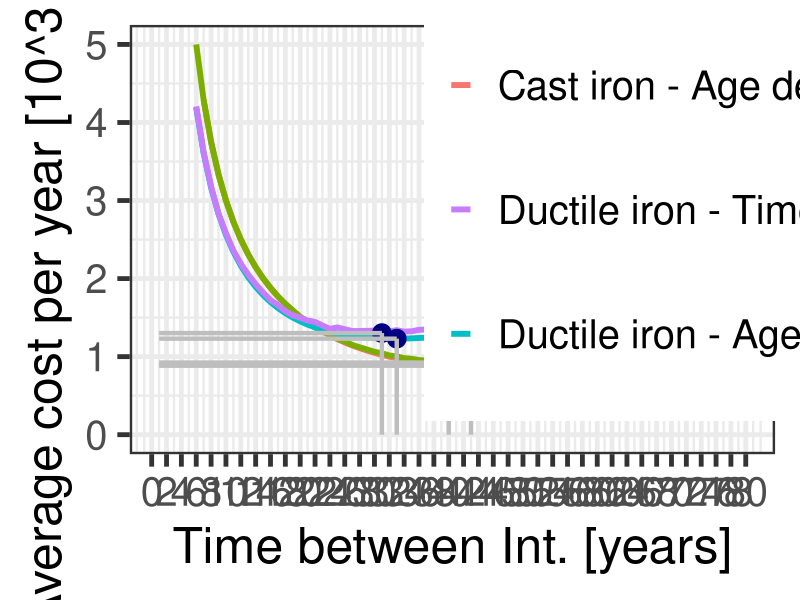

The R script that drew this image:
# *-----------------------------------------------------------------
# | PROBLEM NUMBER: 3.3a
# | PROBLEM NAME: Pipe Intervention
# | UPDATE: AE     
# | DESCRIPTION: Calculates and plots cost as a function of time 
# |              between interventions. Allows a determination of 
# |              optimal time to perform intervention. Uses Weibull
# |              distribution to calculate probability of failure.
# |              A comparison between an age-dependent model and 
# |              a time-dependent model is made.
# | 
# | KEYWORDS: Weibull, failure, optimization, cost, age-dependent, 
# |           time-dependent, pipes
# *-----------------------------------------------------------------

### ------------------DATA AND PACKAGE IMPORT-----------------
rm(list=ls())     # clear the memory and items in R console
library(ggplot2)
library(tidyr)
### ------------------VARIABLE DEFINITION---------------------

# lambda is the scale-parameter of the Weibull distribution
# beta is the shape-parameter of the Weibull distribution
# C.CI is the Cost of Corrective Intervention (CI) of a pipe
# C.PI is the Cost of Preventive Intervention (PI) of a pipe

# Furthermore, the index .d is given to variables relating to ductile 
# pipe and .c to cast iron, for example C.CI.d

### ---------------VARIABLE INPUT-------------------

#Cast iron pipe
lambda.c = 0.0147 
beta.c = 4.8107 
C.CI.c = 100 
C.PI.c = 30

#Ductile iron pipe
lambda.d = 0.0178
beta.d = 2.7715
C.CI.d = 90
C.PI.d = 25

### ---------------PROGRAM OUTPUT-------------------

## We now define the outputs of our program. Mean cost per time unit
## is marked with eta. The time period that minimises eta is the 
## optimal time T we seek, i.e. how much time should pass between 
## PIs so costs are optimised.

# Let us begin with defining matrices of size T.max that help us 
# find the solution. T.max is the maximum time period T we will 
# observe, and plot for, in this program.

# Furthermore, the index .t is given to time-dependent model, .a for 
# age-dependent model, for example eta.c.t


# General and miscellaneous definitions
# maximum investigated time between PI, defines matrix size and x-axis
T.max = 80  
# upper limit of y-axis on plots
unit = 5
# number of simulations for m(T)
N = 10000   

# Define empty matrices and function for time- and age-dependent models
# cumulative Weibull distrib. of prob. of failure
F <- matrix(nrow=T.max)
# S is survival probability, 1-F
S <- matrix(nrow=T.max) 
# m is matrix collecting mean number of failure m(T)
m <- matrix(nrow=T.max) 
# E is the matrix of expected mean time to failure
E <- matrix(nrow=T.max) 

#f is failure density function
f     = function(t,a,b){(a^b)*b*(t^(b-1))*exp(-((a*t)^b))} 
#f.int is f(x)*x used for integral
f.int = function(t,a,b){(a^b)*b*(t^b)*exp(-((a*t)^b))} 


# We lastly define Cost per unit time (CPUT) that will then be 
# graphed against T
# eta.c.t is CPUT for cast iron in time-dep. model
eta.c.t <-matrix(nrow=T.max) 
# eta.c.a is CPUT for cast iron in age-dep. model
eta.c.a <-matrix(nrow=T.max) 
# eta.d.t is CPUT for ductile iron in time-dep. model
eta.d.t <-matrix(nrow=T.max) 
# eta.d.a is CPUT for ductile iron in age-dep. model
eta.d.a <-matrix(nrow=T.max) 


### ------------------CALCULATIONS-------------------
## MATERIAL 1: Cast Iron Pipe
cat('RESULTS FOR CAST IRON PIPE \n')

# Let us calculate the amount of time an object fails in the observed 
# time period T. The number of failures is described with m(T), where T 
# is time between PIs. First we use iteration process described on 
# Figure 9 to find m.n(T). In the process, the random variable g 
# is used to determine the time length in years from time point t=0 
# to which the object (pipe) fails. This time is represented using Tn. 
# If this time is less than the time period T, the loop reiterates to 
# see if the next failure also occurs before time T. If the next Tn 
# brings the sum of all Tn to a value that exceeds time T, the loop 
# stops. The amount of failure iterations are counted using i. Once 
# the loop is exited, one is subtracted from i to count for the last 
# failure, which occurred after the time T had elapsed.

input <- matrix(data=rep(1:T.max,each=N), ncol=N, byrow=T.max)
m.calc <- function(T){
  i <- 0
  sumTn <- 0 # Sum of all failure durations, essentially sumTn=t .
  # We start at t=0
  while (sumTn<T){
    i <- i+1 # Here we count every iteration
    g <- runif(1,0,1) 
    #time to failure, T.n,i on Figure
    Tn <- ((-log(g))^(1/beta.c))*(1/lambda.c) 
    # total time elapsed after adding the generated failure time
    sumTn <- sumTn + Tn 
  }
  # Corrects that there is one less failure, than no. of iterations
  i <- i-1 
  return (i)
}

# The values for all N iterations for every T is inserted in a matrix
m.table <- apply(input,c(1,2),m.calc) #refers to m.n(T)

# Now find the average of all N results for all different values of T
# to find their respective m(T).

m.average <- apply(m.table,1,mean) # m(T)

for (T in 1: T.max){
  F[T] <- 1-exp(-((lambda.c)*T)^beta.c) 
  S[T] <- 1-F[T] # Calculated for readability of age-dep. equation.
  m[T] <- m.average[T]
  E[T] <- integrate(f.int,0,T,a=lambda.c,b=beta.c)$val
  eta.c.t[T] <- (C.PI.c+(m[T]*C.CI.c))/T 
  eta.c.a[T] <- (C.PI.c+((F[T]/S[T])*C.CI.c))/(T+(E[T]/S[T])) 
}

cat('Results of time-dependent model \n')
cat('T= \n')
print(which.min(eta.c.t))
cat('eta= \n')
print(min(eta.c.t))

cat('Results of age-dependent model \n')
cat('T= \n')
print(which.min(eta.c.a))
cat('eta= \n')
print(min(eta.c.a))

# Let us verify that the strategy of doing a PI on object every 
# T years is more cost effective than letting the object run down and
# replacing it every time it fails. For this to be true we observe 
# if the Efficiency, Q > 1. 

# We first calculate the converging value of eta, and pick 
# a large number such as 1500

eta.CI.c <- C.CI.c/integrate(f.int,0,1500,a=lambda.c,b=beta.c)$val

Q.c.t <- eta.CI.c/(min(eta.c.t))
cat('value of Q.c.t \n')

print(Q.c.t)
Q.c.a <- eta.CI.c/(min(eta.c.a))
cat('value of Q.c.a \n')
print(Q.c.a)



## MATERIAL 2: Ductile Iron Pipe
cat('RESULTS FOR DUCTILE IRON PIPE \n')

# m(T)
input <- matrix(data=rep(1:T.max,each=N), ncol=N, byrow=T.max)
m.calc <- function(T){
  i <- 0
  sumTn <- 0
  while (sumTn<=T){
    i <- i+1
    g <- runif(1,0,1)
    Tn <- ((-log(g))^(1/beta.d))*(1/lambda.d) 
    sumTn <- sumTn + Tn 
  }
  i <- i-1
  return (i)
}

m.table <- apply(input,c(1,2),m.calc) #refers to m.n(T)
m.average <- apply(m.table,1,mean) # m(T)


for (T in 1: T.max){
  F[T] <- 1-exp(-((lambda.d)*T)^beta.d) 
  S[T] <- 1-F[T] # Calculated for readability of age-dep. equation.
  m[T] <- m.average[T]
  E[T] <- integrate(f.int,0,T,a=lambda.d,b=beta.d)$val
  eta.d.t[T] <- (C.PI.d+(m[T]*C.CI.d))/T 
  eta.d.a[T] <- (C.PI.d+((F[T]/S[T])*C.CI.d))/(T+(E[T]/S[T])) 
}


# Results

cat('Results of time-dependent model \n')
cat('T= \n')
print(which.min(eta.d.t))
cat('eta= \n')
print(min(eta.d.t))

cat('Results of age-dependent model \n')
cat('T= \n')
print(which.min(eta.d.a))
cat('eta= \n')
print(min(eta.d.a))

# Efficiency
eta.CI.d <- C.CI.d/integrate(f.int,0,1500,a=lambda.d,b=beta.d)$val
Q.d.t <- eta.CI.d/(min(eta.d.t))
cat('value of Q.d.t \n')
print(Q.d.t)
Q.d.a <- eta.CI.d/(min(eta.d.a))
cat('value of Q.d.a \n')
print(Q.d.a)

val <- c(10,15,20,25,28,30,33,35,40,42,43,45,47,50,55)
r1 <- matrix(eta.c.t[val])
r2 <- matrix(eta.c.a[val])
r3 <- matrix(eta.d.t[val])
r4 <- matrix(eta.d.a[val])
results <- as.data.frame(cbind(val,r1,r2,r3,r4))
names(results) <- c("T","Cast.TI","Cast.AI","Duct.TI","Duct.AI")
results

### --------------------PLOT--------------------

plotres <- data.frame(1:T.max,eta.c.t,eta.c.a,eta.d.t,eta.d.a)
names(plotres) <- c("T","Cast.TI","Cast.AI","Duct.TI","Duct.AI")

resultstidy <- gather(plotres
                      ,Cast.TI,Cast.AI,Duct.TI,Duct.AI
                      ,key="key",value="value")

ploteta <- ggplot(data=resultstidy,aes(x=T,y=value
                                       ,group=key,color=key)) + 
  geom_line(size=2) + 
  scale_colour_hue(name="Pipe and Model type",      
                   breaks=c("Cast.TI","Cast.AI","Duct.TI","Duct.AI"),
                   labels=c("\nCast iron - Time dep.\n"
                            , "\nCast iron - Age dep.\n"
                            , "\nDuctile iron - Time dep.\n"
                            , "\nDuctile iron - Age dep.\n")
  )  +                  
  scale_linetype_discrete(name="Pipe and Model type") +
  scale_x_continuous(breaks = seq(0, max(resultstidy$T), by = 2)) +
  xlab("Time between Int. [years]") + 
  ylab("Average cost per year [10^3 mu/yr]") + # Set axis labels
  ylim(0,5) +
  theme_bw(base_size=36) + 
  theme(legend.position=c(.85, .8))           

# Let us collect the optimal points in the data frame optimal

optimal <- data.frame(NA,nrow=4,ncol=3)
names(optimal) <- c("key","x","y")
type <- c("Cast.TI","Cast.AI","Duct.TI","Duct.AI")
for (n in 1:4)
{
  data <- resultstidy[(1+(T.max*(n-1))):(n*T.max),]
  optimal[n,1] <- type[n]
  optimal[n,2] <- data$T[which.min(data$value)]
  optimal[n,3] <- min(data$value)
  opt <- data.frame(key = c("z","z")
                    , x0 = c(min(data$T)
                             ,optimal$x[n])
                    , x1 = c(optimal$x[n]
                             ,optimal$x[n])
                    , y0 = c(optimal$y[n],optimal$y[n])
                    , y1 = c(optimal$y[n],0))
  if      (n==1) { optlines <- opt} 
  else if (n!=1) { optlines <- rbind(optlines,opt)}
}
# Now we add these points to the graph before exporting
ploteta + geom_point(data=optimal
                     , aes(x=x
                           , y=y)
                     , colour="navyblue"
                     , size=6) +
  geom_segment(aes(x = x0, y = y0
                   , xend = x1, yend = y1)
               , data = optlines
               , size = 1.5
               , color= "grey") # Also draw lines to optimal point

dev.copy(png,'E3-03a_eta.png',width=2000,height=1330)
dev.off()
# The time-dependent lines seem unstable because they 
# are based on random number generation

# ------------------PLOT END-------------------

# END
